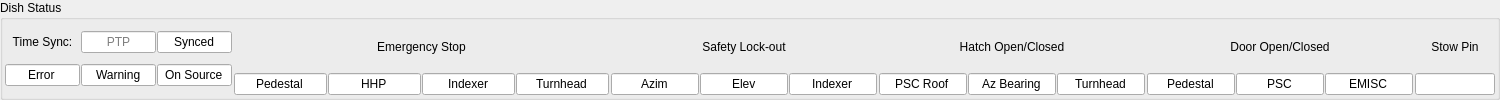
     <widget class="QGroupBox" name="groupBox_status">
      <property name="maximumSize">
       <size>
        <width>1500</width>
        <height>100</height>
       </size>
      </property>
      <property name="title">
       <string>Dish Status</string>
      </property>
      <layout class="QGridLayout" name="gridLayout">
       <property name="leftMargin">
        <number>2</number>
       </property>
       <property name="topMargin">
        <number>2</number>
       </property>
       <property name="rightMargin">
        <number>2</number>
       </property>
       <property name="bottomMargin">
        <number>2</number>
       </property>
       <property name="spacing">
        <number>2</number>
       </property>
       <item row="0" column="10">
        <widget class="QLabel" name="label_21">
         <property name="text">
          <string>Hatch Open/Closed</string>
         </property>
         <property name="alignment">
          <set>Qt::AlignCenter</set>
         </property>
        </widget>
       </item>
       <item row="1" column="13">
        <spacer name="horizontalSpacer_23">
         <property name="orientation">
          <enum>Qt::Horizontal</enum>
         </property>
         <property name="sizeHint" stdset="0">
          <size>
           <width>13</width>
           <height>17</height>
          </size>
         </property>
        </spacer>
       </item>
       <item row="1" column="7">
        <spacer name="horizontalSpacer_17">
         <property name="orientation">
          <enum>Qt::Horizontal</enum>
         </property>
         <property name="sizeHint" stdset="0">
          <size>
           <width>13</width>
           <height>17</height>
          </size>
         </property>
        </spacer>
       </item>
       <item row="1" column="14">
        <widget class="QLineEdit" name="line_edit_system_6">
         <property name="sizePolicy">
          <sizepolicy hsizetype="MinimumExpanding" vsizetype="Fixed">
           <horstretch>0</horstretch>
           <verstretch>0</verstretch>
          </sizepolicy>
         </property>
         <property name="minimumSize">
          <size>
           <width>80</width>
           <height>0</height>
          </size>
         </property>
         <property name="focusPolicy">
          <enum>Qt::NoFocus</enum>
         </property>
         <property name="alignment">
          <set>Qt::AlignCenter</set>
         </property>
         <property name="readOnly">
          <bool>true</bool>
         </property>
         <property name="placeholderText">
          <string/>
         </property>
         <property name="opcua" stdset="0">
          <string>Safety.Status.StowPinStatus</string>
         </property>
         <property name="opcua_type" stdset="0">
          <string>StowPinStatusType</string>
         </property>
        </widget>
       </item>
       <item row="0" column="11">
        <spacer name="horizontalSpacer_22">
         <property name="orientation">
          <enum>Qt::Horizontal</enum>
         </property>
         <property name="sizeHint" stdset="0">
          <size>
           <width>13</width>
           <height>18</height>
          </size>
         </property>
        </spacer>
       </item>
       <item row="0" column="13">
        <spacer name="horizontalSpacer_24">
         <property name="orientation">
          <enum>Qt::Horizontal</enum>
         </property>
         <property name="sizeHint" stdset="0">
          <size>
           <width>13</width>
           <height>18</height>
          </size>
         </property>
        </spacer>
       </item>
       <item row="1" column="8">
        <layout class="QHBoxLayout" name="horizontalLayout_2">
         <property name="spacing">
          <number>1</number>
         </property>
         <property name="sizeConstraint">
          <enum>QLayout::SetFixedSize</enum>
         </property>
         <item>
          <widget class="QLineEdit" name="line_edit_system_3">
           <property name="minimumSize">
            <size>
             <width>55</width>
             <height>0</height>
            </size>
           </property>
           <property name="focusPolicy">
            <enum>Qt::NoFocus</enum>
           </property>
           <property name="text">
            <string>Azim</string>
           </property>
           <property name="alignment">
            <set>Qt::AlignCenter</set>
           </property>
           <property name="readOnly">
            <bool>true</bool>
           </property>
           <property name="opcua" stdset="0">
            <string>Safety.Status.STO_Az</string>
           </property>
           <property name="opcua_type" stdset="0">
            <string>Boolean</string>
           </property>
           <property name="led_colour" stdset="0">
            <string>red</string>
           </property>
          </widget>
         </item>
         <item>
          <widget class="QLineEdit" name="line_edit_system_10">
           <property name="minimumSize">
            <size>
             <width>55</width>
             <height>0</height>
            </size>
           </property>
           <property name="focusPolicy">
            <enum>Qt::NoFocus</enum>
           </property>
           <property name="text">
            <string>Elev</string>
           </property>
           <property name="alignment">
            <set>Qt::AlignCenter</set>
           </property>
           <property name="readOnly">
            <bool>true</bool>
           </property>
           <property name="opcua" stdset="0">
            <string>Safety.Status.STO_El</string>
           </property>
           <property name="opcua_type" stdset="0">
            <string>Boolean</string>
           </property>
           <property name="led_colour" stdset="0">
            <string>red</string>
           </property>
          </widget>
         </item>
         <item>
          <widget class="QLineEdit" name="line_edit_system_11">
           <property name="minimumSize">
            <size>
             <width>55</width>
             <height>0</height>
            </size>
           </property>
           <property name="focusPolicy">
            <enum>Qt::NoFocus</enum>
           </property>
           <property name="text">
            <string>Indexer</string>
           </property>
           <property name="alignment">
            <set>Qt::AlignCenter</set>
           </property>
           <property name="readOnly">
            <bool>true</bool>
           </property>
           <property name="opcua" stdset="0">
            <string>Safety.Status.STO_Fi</string>
           </property>
           <property name="opcua_type" stdset="0">
            <string>Boolean</string>
           </property>
           <property name="led_colour" stdset="0">
            <string>red</string>
           </property>
          </widget>
         </item>
        </layout>
       </item>
       <item row="0" column="0">
        <spacer name="horizontalSpacer_10">
         <property name="orientation">
          <enum>Qt::Horizontal</enum>
         </property>
         <property name="sizeHint" stdset="0">
          <size>
           <width>40</width>
           <height>20</height>
          </size>
         </property>
        </spacer>
       </item>
       <item row="1" column="0">
        <spacer name="horizontalSpacer_11">
         <property name="orientation">
          <enum>Qt::Horizontal</enum>
         </property>
         <property name="sizeHint" stdset="0">
          <size>
           <width>40</width>
           <height>20</height>
          </size>
         </property>
        </spacer>
       </item>
       <item row="1" column="12">
        <layout class="QHBoxLayout" name="horizontalLayout_5">
         <property name="spacing">
          <number>1</number>
         </property>
         <property name="sizeConstraint">
          <enum>QLayout::SetFixedSize</enum>
         </property>
         <item>
          <widget class="QLineEdit" name="line_edit_system_5">
           <property name="minimumSize">
            <size>
             <width>70</width>
             <height>0</height>
            </size>
           </property>
           <property name="focusPolicy">
            <enum>Qt::NoFocus</enum>
           </property>
           <property name="text">
            <string>Pedestal</string>
           </property>
           <property name="alignment">
            <set>Qt::AlignCenter</set>
           </property>
           <property name="readOnly">
            <bool>true</bool>
           </property>
           <property name="opcua" stdset="0">
            <string>Management.WarningStatus.waDoorPED</string>
           </property>
           <property name="opcua_type" stdset="0">
            <string>Boolean</string>
           </property>
           <property name="led_colour" stdset="0">
            <string>orange</string>
           </property>
          </widget>
         </item>
         <item>
          <widget class="QLineEdit" name="line_edit_system_14">
           <property name="minimumSize">
            <size>
             <width>60</width>
             <height>0</height>
            </size>
           </property>
           <property name="focusPolicy">
            <enum>Qt::NoFocus</enum>
           </property>
           <property name="text">
            <string>PSC</string>
           </property>
           <property name="alignment">
            <set>Qt::AlignCenter</set>
           </property>
           <property name="readOnly">
            <bool>true</bool>
           </property>
           <property name="opcua" stdset="0">
            <string>Management.WarningStatus.waDoorPSC</string>
           </property>
           <property name="opcua_type" stdset="0">
            <string>Boolean</string>
           </property>
           <property name="led_colour" stdset="0">
            <string>orange</string>
           </property>
          </widget>
         </item>
         <item>
          <widget class="QLineEdit" name="line_edit_system_15">
           <property name="minimumSize">
            <size>
             <width>60</width>
             <height>0</height>
            </size>
           </property>
           <property name="focusPolicy">
            <enum>Qt::NoFocus</enum>
           </property>
           <property name="text">
            <string>EMISC</string>
           </property>
           <property name="alignment">
            <set>Qt::AlignCenter</set>
           </property>
           <property name="readOnly">
            <bool>true</bool>
           </property>
           <property name="opcua" stdset="0">
            <string>Management.WarningStatus.waDoorEMISC</string>
           </property>
           <property name="opcua_type" stdset="0">
            <string>Boolean</string>
           </property>
           <property name="led_colour" stdset="0">
            <string>orange</string>
           </property>
          </widget>
         </item>
        </layout>
       </item>
       <item row="1" column="9">
        <spacer name="horizontalSpacer_19">
         <property name="orientation">
          <enum>Qt::Horizontal</enum>
         </property>
         <property name="sizeHint" stdset="0">
          <size>
           <width>13</width>
           <height>17</height>
          </size>
         </property>
        </spacer>
       </item>
       <item row="0" column="9">
        <spacer name="horizontalSpacer_20">
         <property name="orientation">
          <enum>Qt::Horizontal</enum>
         </property>
         <property name="sizeHint" stdset="0">
          <size>
           <width>13</width>
           <height>18</height>
          </size>
         </property>
        </spacer>
       </item>
       <item row="1" column="15">
        <spacer name="horizontalSpacer">
         <property name="orientation">
          <enum>Qt::Horizontal</enum>
         </property>
         <property name="sizeHint" stdset="0">
          <size>
           <width>20</width>
           <height>20</height>
          </size>
         </property>
        </spacer>
       </item>
       <item row="0" column="7">
        <spacer name="horizontalSpacer_18">
         <property name="orientation">
          <enum>Qt::Horizontal</enum>
         </property>
         <property name="sizeHint" stdset="0">
          <size>
           <width>13</width>
           <height>18</height>
          </size>
         </property>
        </spacer>
       </item>
       <item row="1" column="11">
        <spacer name="horizontalSpacer_21">
         <property name="orientation">
          <enum>Qt::Horizontal</enum>
         </property>
         <property name="sizeHint" stdset="0">
          <size>
           <width>13</width>
           <height>17</height>
          </size>
         </property>
        </spacer>
       </item>
       <item row="0" column="6">
        <widget class="QLabel" name="label_19">
         <property name="text">
          <string>Emergency Stop</string>
         </property>
         <property name="alignment">
          <set>Qt::AlignCenter</set>
         </property>
        </widget>
       </item>
       <item row="0" column="15">
        <spacer name="horizontalSpacer_6">
         <property name="orientation">
          <enum>Qt::Horizontal</enum>
         </property>
         <property name="sizeHint" stdset="0">
          <size>
           <width>13</width>
           <height>18</height>
          </size>
         </property>
        </spacer>
       </item>
       <item row="1" column="6">
        <layout class="QHBoxLayout" name="horizontalLayout">
         <property name="spacing">
          <number>1</number>
         </property>
         <property name="sizeConstraint">
          <enum>QLayout::SetFixedSize</enum>
         </property>
         <item>
          <widget class="QLineEdit" name="line_edit_system_2">
           <property name="sizePolicy">
            <sizepolicy hsizetype="Minimum" vsizetype="Fixed">
             <horstretch>0</horstretch>
             <verstretch>0</verstretch>
            </sizepolicy>
           </property>
           <property name="minimumSize">
            <size>
             <width>70</width>
             <height>0</height>
            </size>
           </property>
           <property name="focusPolicy">
            <enum>Qt::NoFocus</enum>
           </property>
           <property name="text">
            <string>Pedestal</string>
           </property>
           <property name="alignment">
            <set>Qt::AlignCenter</set>
           </property>
           <property name="readOnly">
            <bool>true</bool>
           </property>
           <property name="opcua" stdset="0">
            <string>Safety.Status.EStopPed</string>
           </property>
           <property name="opcua_type" stdset="0">
            <string>Boolean</string>
           </property>
           <property name="led_colour" stdset="0">
            <string>red</string>
           </property>
          </widget>
         </item>
         <item>
          <widget class="QLineEdit" name="line_edit_system_7">
           <property name="sizePolicy">
            <sizepolicy hsizetype="Minimum" vsizetype="Fixed">
             <horstretch>0</horstretch>
             <verstretch>0</verstretch>
            </sizepolicy>
           </property>
           <property name="minimumSize">
            <size>
             <width>55</width>
             <height>0</height>
            </size>
           </property>
           <property name="focusPolicy">
            <enum>Qt::NoFocus</enum>
           </property>
           <property name="text">
            <string>HHP</string>
           </property>
           <property name="alignment">
            <set>Qt::AlignCenter</set>
           </property>
           <property name="readOnly">
            <bool>true</bool>
           </property>
           <property name="opcua" stdset="0">
            <string>Safety.Status.EStopHHP</string>
           </property>
           <property name="opcua_type" stdset="0">
            <string>Boolean</string>
           </property>
           <property name="led_colour" stdset="0">
            <string>red</string>
           </property>
          </widget>
         </item>
         <item>
          <widget class="QLineEdit" name="line_edit_system_8">
           <property name="sizePolicy">
            <sizepolicy hsizetype="Minimum" vsizetype="Fixed">
             <horstretch>0</horstretch>
             <verstretch>0</verstretch>
            </sizepolicy>
           </property>
           <property name="minimumSize">
            <size>
             <width>55</width>
             <height>0</height>
            </size>
           </property>
           <property name="focusPolicy">
            <enum>Qt::NoFocus</enum>
           </property>
           <property name="text">
            <string>Indexer</string>
           </property>
           <property name="alignment">
            <set>Qt::AlignCenter</set>
           </property>
           <property name="readOnly">
            <bool>true</bool>
           </property>
           <property name="opcua" stdset="0">
            <string>Safety.Status.EStopFi</string>
           </property>
           <property name="opcua_type" stdset="0">
            <string>Boolean</string>
           </property>
           <property name="led_colour" stdset="0">
            <string>red</string>
           </property>
          </widget>
         </item>
         <item>
          <widget class="QLineEdit" name="line_edit_system_9">
           <property name="sizePolicy">
            <sizepolicy hsizetype="Minimum" vsizetype="Fixed">
             <horstretch>0</horstretch>
             <verstretch>0</verstretch>
            </sizepolicy>
           </property>
           <property name="minimumSize">
            <size>
             <width>70</width>
             <height>0</height>
            </size>
           </property>
           <property name="focusPolicy">
            <enum>Qt::NoFocus</enum>
           </property>
           <property name="text">
            <string>Turnhead</string>
           </property>
           <property name="alignment">
            <set>Qt::AlignCenter</set>
           </property>
           <property name="readOnly">
            <bool>true</bool>
           </property>
           <property name="opcua" stdset="0">
            <string>Safety.Status.EStopTurnhead</string>
           </property>
           <property name="opcua_type" stdset="0">
            <string>Boolean</string>
           </property>
           <property name="led_colour" stdset="0">
            <string>red</string>
           </property>
          </widget>
         </item>
        </layout>
       </item>
       <item row="1" column="10">
        <layout class="QHBoxLayout" name="horizontalLayout_4">
         <property name="spacing">
          <number>1</number>
         </property>
         <property name="sizeConstraint">
          <enum>QLayout::SetFixedSize</enum>
         </property>
         <item>
          <widget class="QLineEdit" name="line_edit_system_4">
           <property name="minimumSize">
            <size>
             <width>70</width>
             <height>0</height>
            </size>
           </property>
           <property name="focusPolicy">
            <enum>Qt::NoFocus</enum>
           </property>
           <property name="text">
            <string>PSC Roof</string>
           </property>
           <property name="alignment">
            <set>Qt::AlignCenter</set>
           </property>
           <property name="readOnly">
            <bool>true</bool>
           </property>
           <property name="opcua" stdset="0">
            <string>Management.WarningStatus.waHatchPscRoof</string>
           </property>
           <property name="opcua_type" stdset="0">
            <string>Boolean</string>
           </property>
           <property name="led_colour" stdset="0">
            <string>orange</string>
           </property>
          </widget>
         </item>
         <item>
          <widget class="QLineEdit" name="line_edit_system_12">
           <property name="minimumSize">
            <size>
             <width>75</width>
             <height>0</height>
            </size>
           </property>
           <property name="focusPolicy">
            <enum>Qt::NoFocus</enum>
           </property>
           <property name="text">
            <string>Az Bearing</string>
           </property>
           <property name="alignment">
            <set>Qt::AlignCenter</set>
           </property>
           <property name="readOnly">
            <bool>true</bool>
           </property>
           <property name="opcua" stdset="0">
            <string>Safety.Status.HatchAzBearing</string>
           </property>
           <property name="opcua_type" stdset="0">
            <string>Boolean</string>
           </property>
           <property name="led_colour" stdset="0">
            <string>red</string>
           </property>
          </widget>
         </item>
         <item>
          <widget class="QLineEdit" name="line_edit_system_13">
           <property name="minimumSize">
            <size>
             <width>70</width>
             <height>0</height>
            </size>
           </property>
           <property name="focusPolicy">
            <enum>Qt::NoFocus</enum>
           </property>
           <property name="text">
            <string>Turnhead</string>
           </property>
           <property name="alignment">
            <set>Qt::AlignCenter</set>
           </property>
           <property name="readOnly">
            <bool>true</bool>
           </property>
           <property name="opcua" stdset="0">
            <string>Safety.Status.HatchTurnheadRoof</string>
           </property>
           <property name="opcua_type" stdset="0">
            <string>Boolean</string>
           </property>
           <property name="led_colour" stdset="0">
            <string>red</string>
           </property>
          </widget>
         </item>
        </layout>
       </item>
       <item row="0" column="8">
        <widget class="QLabel" name="label_20">
         <property name="text">
          <string>Safety Lock-out</string>
         </property>
         <property name="alignment">
          <set>Qt::AlignCenter</set>
         </property>
        </widget>
       </item>
       <item row="0" column="14">
        <widget class="QLabel" name="label_23">
         <property name="text">
          <string>Stow Pin</string>
         </property>
         <property name="alignment">
          <set>Qt::AlignCenter</set>
         </property>
        </widget>
       </item>
       <item row="0" column="12">
        <widget class="QLabel" name="label_22">
         <property name="text">
          <string>Door Open/Closed</string>
         </property>
         <property name="alignment">
          <set>Qt::AlignCenter</set>
         </property>
        </widget>
       </item>
       <item row="0" column="1" rowspan="2" colspan="4">
        <layout class="QGridLayout" name="gridLayout_31">
         <property name="sizeConstraint">
          <enum>QLayout::SetFixedSize</enum>
         </property>
         <property name="horizontalSpacing">
          <number>1</number>
         </property>
         <item row="1" column="2">
          <widget class="QLineEdit" name="lineEdit_onsource">
           <property name="minimumSize">
            <size>
             <width>75</width>
             <height>0</height>
            </size>
           </property>
           <property name="focusPolicy">
            <enum>Qt::NoFocus</enum>
           </property>
           <property name="text">
            <string>On Source</string>
           </property>
           <property name="alignment">
            <set>Qt::AlignCenter</set>
           </property>
           <property name="readOnly">
            <bool>true</bool>
           </property>
           <property name="placeholderText">
            <string/>
           </property>
           <property name="opcua" stdset="0">
            <string>Management.Status.OnSource</string>
           </property>
           <property name="opcua_type" stdset="0">
            <string>Boolean</string>
           </property>
           <property name="led_colour" stdset="0">
            <string>green</string>
           </property>
          </widget>
         </item>
         <item row="1" column="1">
          <widget class="QLineEdit" name="line_edit_warning_general">
           <property name="minimumSize">
            <size>
             <width>75</width>
             <height>0</height>
            </size>
           </property>
           <property name="focusPolicy">
            <enum>Qt::NoFocus</enum>
           </property>
           <property name="text">
            <string>Warning</string>
           </property>
           <property name="alignment">
            <set>Qt::AlignCenter</set>
           </property>
           <property name="readOnly">
            <bool>true</bool>
           </property>
           <property name="opcua" stdset="0">
            <string/>
           </property>
           <property name="opcua_type" stdset="0">
            <string>Boolean</string>
           </property>
           <property name="led_colour" stdset="0">
            <string>orange</string>
           </property>
          </widget>
         </item>
         <item row="1" column="0">
          <widget class="QLineEdit" name="line_edit_error_general">
           <property name="minimumSize">
            <size>
             <width>75</width>
             <height>0</height>
            </size>
           </property>
           <property name="focusPolicy">
            <enum>Qt::NoFocus</enum>
           </property>
           <property name="text">
            <string>Error</string>
           </property>
           <property name="alignment">
            <set>Qt::AlignCenter</set>
           </property>
           <property name="readOnly">
            <bool>true</bool>
           </property>
           <property name="placeholderText">
            <string/>
           </property>
           <property name="opcua" stdset="0">
            <string>Management.ErrorStatus.errGeneral</string>
           </property>
           <property name="opcua_type" stdset="0">
            <string>Boolean</string>
           </property>
           <property name="led_colour" stdset="0">
            <string>red</string>
           </property>
          </widget>
         </item>
         <item row="0" column="0">
          <widget class="QLabel" name="label_18">
           <property name="text">
            <string>Time Sync:</string>
           </property>
           <property name="alignment">
            <set>Qt::AlignCenter</set>
           </property>
          </widget>
         </item>
         <item row="0" column="1">
          <widget class="QLineEdit" name="lineEdit_15">
           <property name="focusPolicy">
            <enum>Qt::NoFocus</enum>
           </property>
           <property name="alignment">
            <set>Qt::AlignCenter</set>
           </property>
           <property name="readOnly">
            <bool>true</bool>
           </property>
           <property name="placeholderText">
            <string>PTP</string>
           </property>
           <property name="opcua" stdset="0">
            <string>Time_cds.Status.DscTimeSyncSource</string>
           </property>
           <property name="opcua_type" stdset="0">
            <string>DscTimeSyncSourceType</string>
           </property>
          </widget>
         </item>
         <item row="0" column="2">
          <widget class="QLineEdit" name="lineEdit_16">
           <property name="minimumSize">
            <size>
             <width>0</width>
             <height>0</height>
            </size>
           </property>
           <property name="focusPolicy">
            <enum>Qt::NoFocus</enum>
           </property>
           <property name="text">
            <string>Synced</string>
           </property>
           <property name="alignment">
            <set>Qt::AlignCenter</set>
           </property>
           <property name="readOnly">
            <bool>true</bool>
           </property>
           <property name="placeholderText">
            <string/>
           </property>
           <property name="opcua" stdset="0">
            <string>Time_cds.Status.TimeSynced</string>
           </property>
           <property name="opcua_type" stdset="0">
            <string>Boolean</string>
           </property>
           <property name="led_colour" stdset="0">
            <string>green</string>
           </property>
          </widget>
         </item>
        </layout>
       </item>
      </layout>
     </widget>
